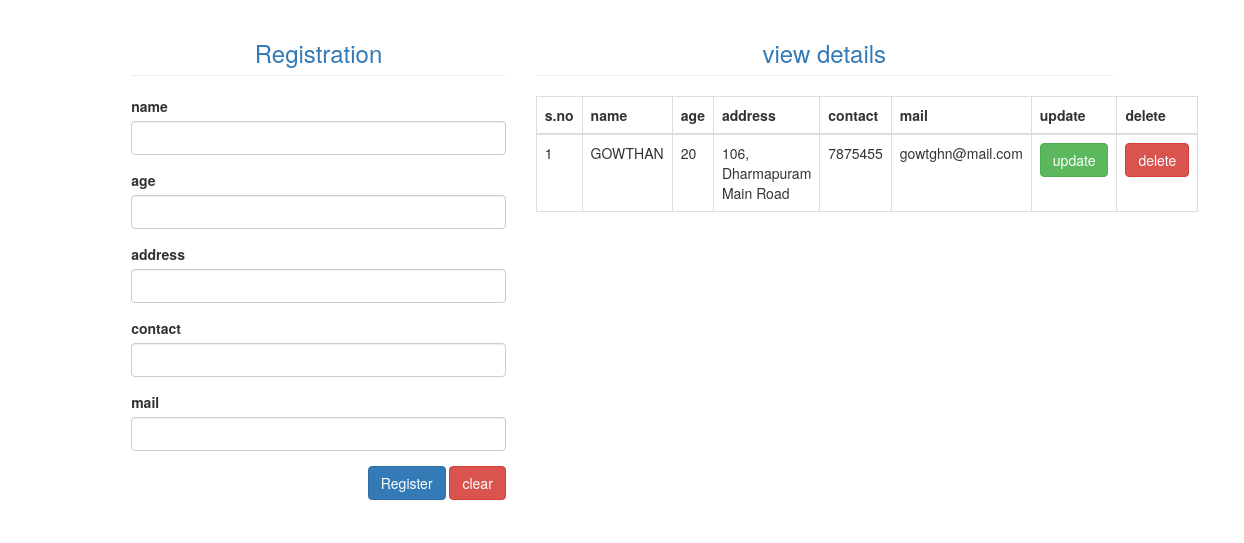
Before: / with the older database file.
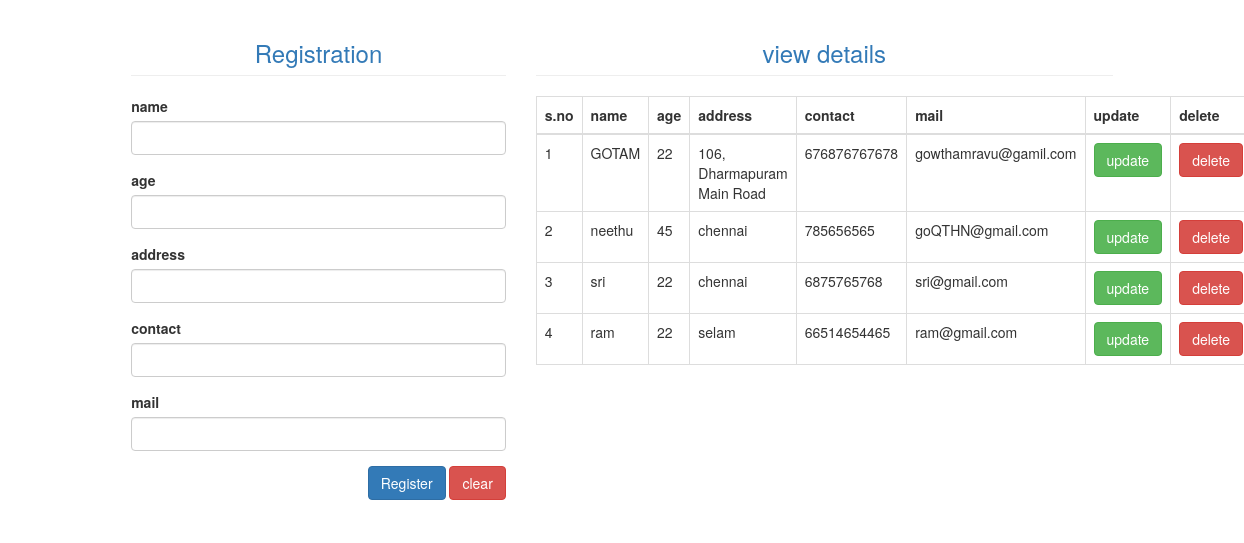
After: the same page with the newer database file.
### trellaapp/models.py (models this page shows)
class data(models.Model):
    name=models.CharField(max_length=20,default="")
    age=models.IntegerField(default="")
    address=models.CharField(max_length=50,default="")
    contact=models.IntegerField(default="")
    mail=models.CharField(max_length=50,default="")

### trellaapp/views.py (the view)
# urls.py: path('',views.crud,name="crud"),
def crud(request): #127.0.0.1:8000/  home page
    mydata=data.objects.all()
    if(mydata!=""):
        return render(request,"crud.html",{'datas':mydata})
    else:
        return render(request,"crud.html")

### template/crud.html (shortened to what this page needs)
                                                                                                                                                                      <!DOCTYPE html>
<html lang="en">
<head>
    {% load static %}
    <link rel="stylesheet" href="{% static 'bootstrap/bcss/bootstrap.min.css' %}">
</head>
<body>
    <div class="container-fluid" >
        <div class="col-md-offset-1 col-md-4">
            <form action="adddata" method="POST" autocomplete="off">
            <h3 class="page-header text-primary text-center"> Registration</h3>
            <div class="form-group">
                <label>name</label>
                <input type="text" class="form-control" name="name">
            </div>
            <div class="form-group">
                <label>age</label>
                <input type="number" class="form-control" name="age">
            </div>
            <div class="form-group">
                <label>address</label>
                <input type="text" class="form-control" name="address">
            </div>
            <div class="form-group">
                <label>contact</label>
                <input type="text" class="form-control" name="contact">
            </div>
            <div class="form-group">
                <label>mail</label>
                <input type="mail" class="form-control" name="mail">
            </div>
            <div class="form-group pull-right">
                <input type="submit" value="Register" class="btn btn-primary">
                <input type="reset" value="clear" class=" btn btn-danger">
            </div>
            </form>
        </div>
        <div class="col-md-6">
            {% if datas %}
            <h3 class="page-header text-primary text-center"> view details</h3>
            <table class="table table-bordered">
                <thead>
                    <tr>
                        <th>s.no</th>
                        <th>name</th>
                        <th>age</th>
                        <th>address</th>
                        <th>contact</th>
                        <th>mail</th>
                        <th>update</th>
                        <th>delete</th>
                    </tr>
                </thead>
                <tbody>
                    {% for data in datas %}
                    <tr>
                        <td> {{forloop.counter}}</td>
                        <td> {{data.name}}</td>
                        <td> {{data.age}}</td>
                        <td> {{data.address}}</td>
                        <td> {{data.contact}}</td>
                        <td> {{data.mail}}</td>
                        <td><a  class="btn btn-success" href="updatedata/{{data.id}}">update</a></td>
                        <td><a  class="btn btn-danger" href="deletadata/{{data.id}}">delete</a></td>
                    </tr>
                    {% endfor %}
                </tbody>
            </table>
            {% endif %}
        </div>
    </div>
</body>
</html>

Changed rows visible on the page:
removed data: name "GOWTHAN", age "20", address "106, Dharmapuram Main Road", contact "7875455", mail "gowtghn@mail.com"
added data: name "GOTAM", age "22", address "106, Dharmapuram Main Road", contact "676876767678", mail "gowthamravu@gamil.com"
added data: name "neethu", age "45", address "chennai", contact "785656565", mail "goQTHN@gmail.com"
added data: name "sri", age "22", address "chennai", contact "6875765768", mail "sri@gmail.com"
added data: name "ram", age "22", address "selam", contact "66514654465", mail "ram@gmail.com"
